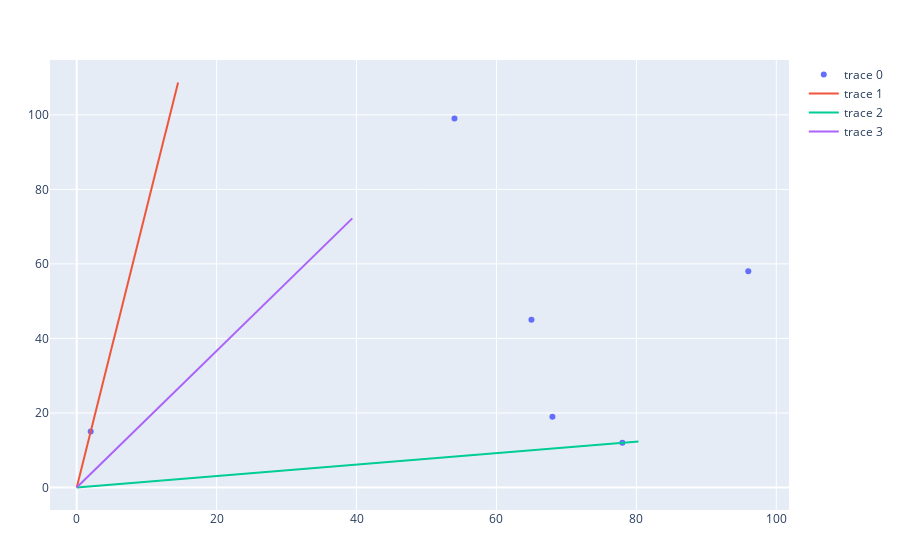

Source (notebook cell):
### Markdown cell above
Ejemplo 2d compilado, podemos ver los puntos $x_i$ y los rayos "vertice" del cono
<img src="Ej2d.png"
     alt="Ej"
     style="float: left; margin-right: 10px; width:800px;text-align:center; margin-left: 5%"/>

### Code cell
vectorPoints=rand(0:100.,6,2);

println(vectorPoints);
pointsHull=conicHull(vectorPoints)
grapher(vectorPoints,pointsHull,2)

### Figure 1 — Plotly figure (JSON) as saved in the notebook; plotly's stock layout.template omitted (floating-point values rounded to 4 significant figures)
{"data": [{"mode": "markers", "type": "scatter", "x": [54, 78, 96, 2, 65, 68], "y": [99, 12, 58, 15, 45, 19]}, {"mode": "lines", "type": "scatter", "x": [14.49, 0], "y": [108.7, 0]}, {"mode": "lines", "type": "scatter", "x": [80.3, 0], "y": [12.35, 0]}, {"mode": "lines", "type": "scatter", "x": [39.4, 0], "y": [72.22, 0]}], "layout": {"margin": {"b": 50, "l": 50, "r": 50, "t": 60}}}
